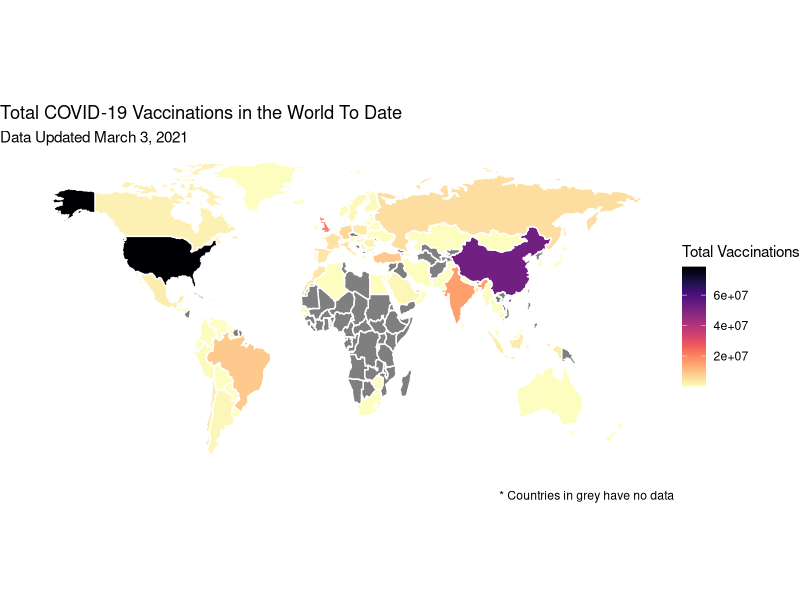
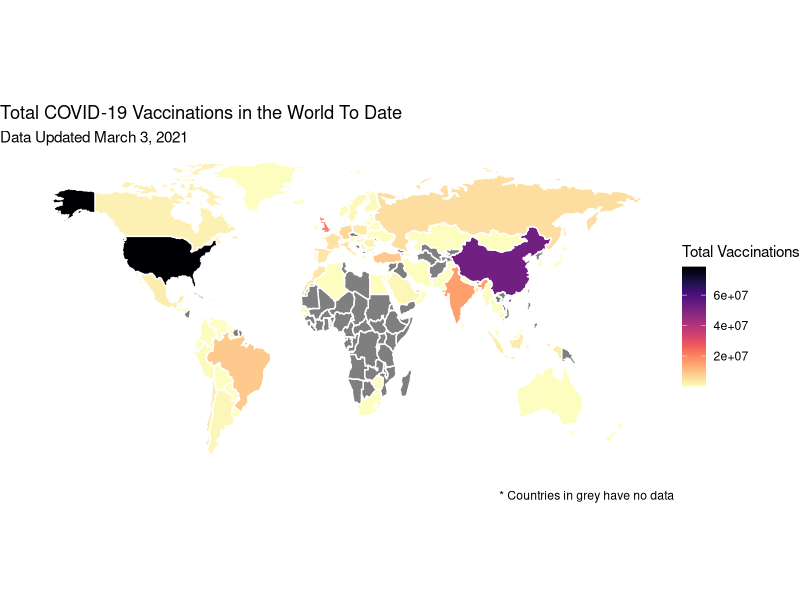

Source code (R) for these figures, in order:
## ---- chunk 1
knitr::opts_chunk$set(echo = TRUE)
library(tidyverse)
library(maps)
library(viridis)
## ---- chunk 2
loc <- read_csv('locations.csv')
vac <- read_csv('vaccinations.csv')
## ---- chunk 3
vac_small <- vac %>%
  select(location, date, total_vaccinations) %>%
  drop_na()

vac_small <- vac_small %>%
  group_by(location) %>%
  summarise(tot_vacc_todate = max(total_vaccinations)) %>%
  rename(region = location)

# change location names
vac_small$region[119] <- "USA"
vac_small$region[118] <- "UK"
## ---- chunk 4
world_map <- map_data(map = "world"
                      , region = ".")

# country names?
unique(world_map$region)
unique(vac_small$region)
## ---- chunk 5
vacc_map <- right_join(vac_small, world_map, by = "region") %>%
  filter(region != "Antarctica")
## ---- chunk 6
vaccine_plot <- ggplot(vacc_map, aes(x = long, y = lat, group = group, fill = tot_vacc_todate)) +
  geom_polygon(color = "white") +
  theme_void() +
  coord_fixed(ratio = 1.3) +
  labs(title = "Total COVID-19 Vaccinations in the World To Date",
       subtitle = "Data Updated March 3, 2021",
       caption = "* Countries in grey have no data",
       fill = "Total Vaccinations") +
  scale_fill_viridis(option = "magma", direction = -1)

vaccine_plot
## ---- chunk 7
ggsave(filename = "vaccine_plot.jpg", plot = vaccine_plot, path = "/Users/andreaboskovic/Desktop/tidy_tuesday/tidy_tuesday/2021", dpi=300)
